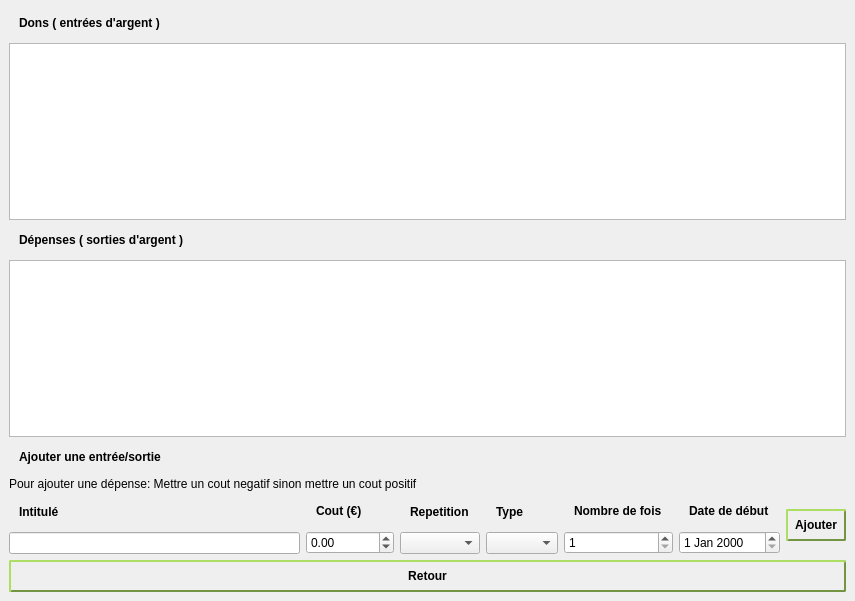
<?xml version="1.0" encoding="UTF-8"?>
<ui version="4.0">
 <class>ArgentIO</class>
 <widget class="QMainWindow" name="ArgentIO">
  <property name="geometry">
   <rect>
    <x>0</x>
    <y>0</y>
    <width>855</width>
    <height>601</height>
   </rect>
  </property>
  <property name="windowTitle">
   <string>Entrées/Sorties</string>
  </property>
  <widget class="QWidget" name="centralwidget">
   <layout class="QVBoxLayout" name="verticalLayout_8">
    <item>
     <layout class="QVBoxLayout" name="verticalLayout_7">
      <item>
       <widget class="QLabel" name="label_entree">
        <property name="styleSheet">
         <string notr="true">QLabel 
{
     font: bold 12px;
     min-width: 8em;
     padding: 7px;
}
</string>
        </property>
        <property name="text">
         <string>Dons ( entrées d'argent )</string>
        </property>
       </widget>
      </item>
      <item>
       <widget class="QTableView" name="grid_entree"/>
      </item>
     </layout>
    </item>
    <item>
     <layout class="QVBoxLayout" name="verticalLayout_6">
      <item>
       <widget class="QLabel" name="label_sorties">
        <property name="styleSheet">
         <string notr="true">QLabel 
{
     font: bold 12px;
     min-width: 8em;
     padding: 7px;
}
</string>
        </property>
        <property name="text">
         <string>Dépenses ( sorties d'argent )</string>
        </property>
       </widget>
      </item>
      <item>
       <widget class="QTableView" name="grid_sortie"/>
      </item>
     </layout>
    </item>
    <item>
     <widget class="QLabel" name="label_ajout">
      <property name="styleSheet">
       <string notr="true">QLabel 
{
     font: bold 12px;
     min-width: 8em;
     padding: 7px;
}

</string>
      </property>
      <property name="text">
       <string>Ajouter une entrée/sortie</string>
      </property>
     </widget>
    </item>
    <item>
     <widget class="QLabel" name="instruction">
      <property name="text">
       <string>Pour ajouter une dépense: Mettre un cout negatif sinon mettre un cout positif </string>
      </property>
     </widget>
    </item>
    <item>
     <layout class="QHBoxLayout" name="horizontalLayout">
      <item>
       <layout class="QVBoxLayout" name="verticalLayout_4">
        <item>
         <widget class="QLabel" name="label_intitule">
          <property name="styleSheet">
           <string notr="true">QLabel 
{
     font: bold 12px;
     min-width: 8em;
     padding: 7px;
}
</string>
          </property>
          <property name="text">
           <string>Intitulé</string>
          </property>
         </widget>
        </item>
        <item>
         <widget class="QLineEdit" name="lineedit_intitule"/>
        </item>
       </layout>
      </item>
      <item>
       <layout class="QVBoxLayout" name="verticalLayout_9">
        <item>
         <widget class="QLabel" name="label_prix">
          <property name="styleSheet">
           <string notr="true">QLabel 
{
     font: bold 12px;
     min-width: 8em;
     padding: 7px;
}
</string>
          </property>
          <property name="text">
           <string>Cout (€)</string>
          </property>
         </widget>
        </item>
        <item>
         <widget class="QDoubleSpinBox" name="spinbox_prix">
          <property name="decimals">
           <number>2</number>
          </property>
          <property name="minimum">
           <double>-1000000.000000000000000</double>
          </property>
          <property name="maximum">
           <double>1000000.000000000000000</double>
          </property>
         </widget>
        </item>
       </layout>
      </item>
      <item>
       <layout class="QVBoxLayout" name="verticalLayout_3">
        <item>
         <widget class="QLabel" name="label_repetition_type">
          <property name="styleSheet">
           <string notr="true">QLabel 
{
     font: bold 12px;
     min-width: 8em;
     padding: 7px;
}
</string>
          </property>
          <property name="text">
           <string>Repetition</string>
          </property>
         </widget>
        </item>
        <item>
         <widget class="QComboBox" name="combobox_repetition"/>
        </item>
       </layout>
      </item>
      <item>
       <layout class="QVBoxLayout" name="verticalLayout_5">
        <item>
         <widget class="QLabel" name="label">
          <property name="styleSheet">
           <string notr="true">QLabel 
{
     font: bold 12px;
     min-width: 3em;
     padding: 7px;
}
</string>
          </property>
          <property name="text">
           <string>Type</string>
          </property>
         </widget>
        </item>
        <item>
         <widget class="QComboBox" name="cbx_type_ajout"/>
        </item>
       </layout>
      </item>
      <item>
       <layout class="QVBoxLayout" name="verticalLayout_2">
        <item>
         <widget class="QLabel" name="label_repetition">
          <property name="styleSheet">
           <string notr="true">QLabel 
{
     font: bold 12px;
     min-width: 8em;
     padding: 7px;
}
</string>
          </property>
          <property name="text">
           <string>Nombre de fois</string>
          </property>
         </widget>
        </item>
        <item>
         <widget class="QSpinBox" name="spinbox_reptition">
          <property name="minimum">
           <number>1</number>
          </property>
          <property name="maximum">
           <number>9999</number>
          </property>
         </widget>
        </item>
       </layout>
      </item>
      <item>
       <layout class="QVBoxLayout" name="verticalLayout">
        <item>
         <widget class="QLabel" name="label_date">
          <property name="styleSheet">
           <string notr="true">QLabel 
{
     font: bold 12px;
     min-width: 8em;
     padding: 7px;
}
</string>
          </property>
          <property name="text">
           <string>Date de début</string>
          </property>
         </widget>
        </item>
        <item>
         <widget class="QDateEdit" name="dateedit_repetition"/>
        </item>
       </layout>
      </item>
      <item>
       <widget class="QPushButton" name="button_ajout">
        <property name="styleSheet">
         <string notr="true">QPushButton 
{
	background-image:url(image/bg-button_ns.png);
	background-repeat:repeat-xy;
    border-color:#739442;
     border-style: outset;
     border-width: 2px;
     border-radius: 2px;
     font: bold 12px;
     min-width: 5em;
     padding: 7px;
}

QPushButton:pressed 
{
     background-image:url(image/bg-button_s.png);
	background-repeat:repeat-xy;
    border-color:#739442;
     border-style: inset;
     border-width: 2px;
     border-radius: 2px;
     font: bold 12px;
     min-width: 5em;
     padding: 7px;
 }

QPushButton:hover:!pressed
{
	background-image:url(image/bg-button_h.png);
	background-repeat:repeat-xy;
    border-color:#c2bf48;
     border-style: outset;
     border-width: 2px;
     border-radius: 2px;
     font: bold 12px;
     min-width: 5em;
     padding: 7px;
}

</string>
        </property>
        <property name="text">
         <string>Ajouter</string>
        </property>
       </widget>
      </item>
     </layout>
    </item>
    <item>
     <widget class="QPushButton" name="button_retour">
      <property name="styleSheet">
       <string notr="true">QPushButton 
{
	background-image:url(image/bg-button_ns.png);
	background-repeat:repeat-xy;
    border-color:#739442;
     border-style: outset;
     border-width: 2px;
     border-radius: 2px;
     font: bold 12px;
     min-width: 10em;
     padding: 7px;
}

QPushButton:pressed 
{
     background-image:url(image/bg-button_s.png);
	background-repeat:repeat-xy;
    border-color:#739442;
     border-style: inset;
     border-width: 2px;
     border-radius: 2px;
     font: bold 12px;
     min-width: 10em;
     padding: 7px;
 }

QPushButton:hover:!pressed
{
	background-image:url(image/bg-button_h.png);
	background-repeat:repeat-xy;
    border-color:#c2bf48;
     border-style: outset;
     border-width: 2px;
     border-radius: 2px;
     font: bold 12px;
     min-width: 10em;
     padding: 7px;
}

</string>
      </property>
      <property name="text">
       <string>Retour</string>
      </property>
     </widget>
    </item>
   </layout>
  </widget>
 </widget>
 <resources/>
 <connections/>
</ui>
